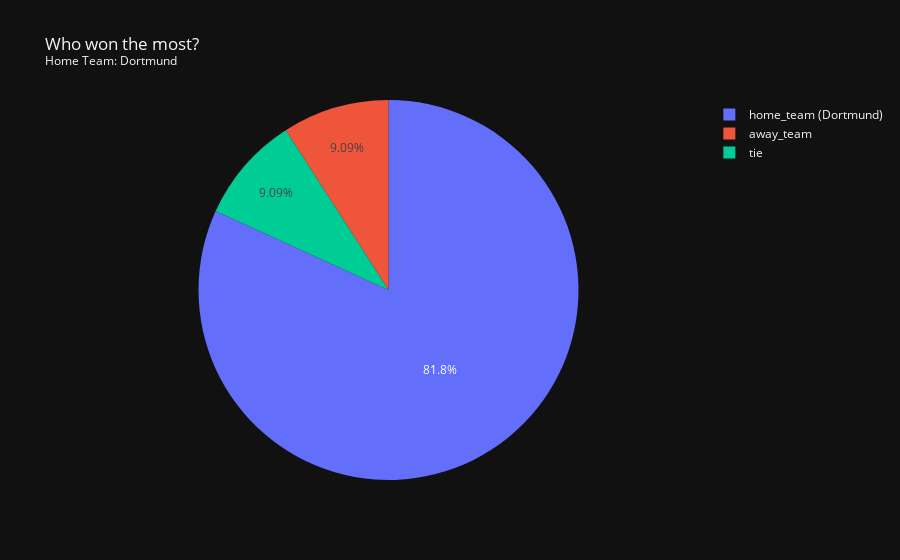

The notebook cell saved with this chart:
### Code cell
grafico_resultado = who_won_most_by_team('Dortmund')
grafico_resultado.show()

### Figure 1 — Plotly figure (JSON) as saved in the notebook; plotly's stock layout.template omitted (floating-point values rounded to 4 significant figures)
{"data": [{"domain": {"x": [0.0, 1.0], "y": [0.0, 1.0]}, "hovertemplate": "who=%{label}<br>result=%{value}<extra></extra>", "labels": ["home_team (Dortmund)", "away_team", "tie"], "legendgroup": "", "name": "", "showlegend": true, "values": [9, 1, 1], "type": "pie"}], "layout": {"legend": {"tracegroupgap": 0}, "title": {"text": "Who won the most?<br><sup>Home Team: Dortmund</sup>"}}}
